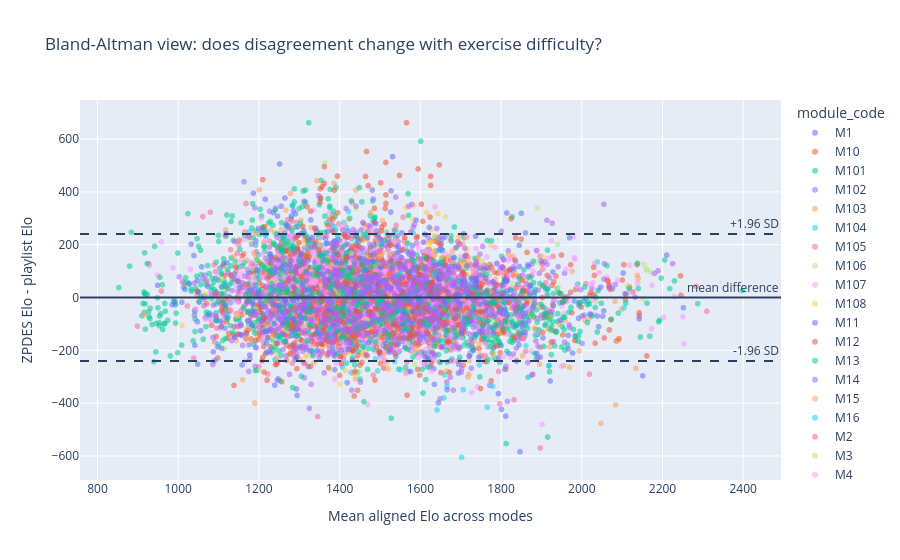

Write notebook code for a chart like this one.
### Code cell
mean_difference = plot_data['elo_difference_aligned'].mean()
sd_difference = plot_data['elo_difference_aligned'].std(ddof=1)
bland_altman = px.scatter(
    plot_data,
    x='elo_mean_aligned',
    y='elo_difference_aligned',
    color='module_code',
    opacity=0.55,
    hover_data=['exercise_id', 'min_mode_attempts'],
    labels={
        'elo_mean_aligned': 'Mean aligned Elo across modes',
        'elo_difference_aligned': 'ZPDES Elo - playlist Elo',
    },
    title='Bland-Altman view: does disagreement change with exercise difficulty?',
)
for value, label, dash in [
    (mean_difference, 'mean difference', 'solid'),
    (mean_difference + 1.96 * sd_difference, '+1.96 SD', 'dash'),
    (mean_difference - 1.96 * sd_difference, '-1.96 SD', 'dash'),
]:
    bland_altman.add_hline(y=value, line_dash=dash, annotation_text=label)
bland_altman.show()

### Figure 1 — Plotly figure (JSON) as saved in the notebook; plotly's stock layout.template omitted (floating-point values rounded to 4 significant figures; data arrays with more than 128 entries replaced by an {"elided": "..."} marker saying what was removed)
{"data": [{"customdata": {"elided": "208x2 mixed values"}, "hovertemplate": "module_code=M1<br>Mean aligned Elo across modes=%{x}<br>ZPDES Elo - playlist Elo=%{y}<br>exercise_id=%{customdata[0]}<br>min_mode_attempts=%{customdata[1]}<extra></extra>", "legendgroup": "M1", "marker": {"color": "#636efa", "opacity": 0.55, "symbol": "circle"}, "mode": "markers", "name": "M1", "showlegend": true, "type": "scattergl", "x": {"elided": "208 float values"}, "xaxis": "x", "y": {"elided": "208 float values"}, "yaxis": "y"}, {"customdata": {"elided": "281x2 mixed values"}, "hovertemplate": "module_code=M10<br>Mean aligned Elo across modes=%{x}<br>ZPDES Elo - playlist Elo=%{y}<br>exercise_id=%{customdata[0]}<br>min_mode_attempts=%{customdata[1]}<extra></extra>", "legendgroup": "M10", "marker": {"color": "#EF553B", "opacity": 0.55, "symbol": "circle"}, "mode": "markers", "name": "M10", "showlegend": true, "type": "scattergl", "x": {"elided": "281 float values"}, "xaxis": "x", "y": {"elided": "281 float values"}, "yaxis": "y"}, {"customdata": {"elided": "1062x2 mixed values"}, "hovertemplate": "module_code=M101<br>Mean aligned Elo across modes=%{x}<br>ZPDES Elo - playlist Elo=%{y}<br>exercise_id=%{customdata[0]}<br>min_mode_attempts=%{customdata[1]}<extra></extra>", "legendgroup": "M101", "marker": {"color": "#00cc96", "opacity": 0.55, "symbol": "circle"}, "mode": "markers", "name": "M101", "showlegend": true, "type": "scattergl", "x": {"elided": "1062 float values"}, "xaxis": "x", "y": {"elided": "1062 float values"}, "yaxis": "y"}, {"customdata": {"elided": "716x2 mixed values"}, "hovertemplate": "module_code=M102<br>Mean aligned Elo across modes=%{x}<br>ZPDES Elo - playlist Elo=%{y}<br>exercise_id=%{customdata[0]}<br>min_mode_attempts=%{customdata[1]}<extra></extra>", "legendgroup": "M102", "marker": {"color": "#ab63fa", "opacity": 0.55, "symbol": "circle"}, "mode": "markers", "name": "M102", "showlegend": true, "type": "scattergl", "x": {"elided": "716 float values"}, "xaxis": "x", "y": {"elided": "716 float values"}, "yaxis": "y"}, {"customdata": {"elided": "438x2 mixed values"}, "hovertemplate": "module_code=M103<br>Mean aligned Elo across modes=%{x}<br>ZPDES Elo - playlist Elo=%{y}<br>exercise_id=%{customdata[0]}<br>min_mode_attempts=%{customdata[1]}<extra></extra>", "legendgroup": "M103", "marker": {"color": "#FFA15A", "opacity": 0.55, "symbol": "circle"}, "mode": "markers", "name": "M103", "showlegend": true, "type": "scattergl", "x": {"elided": "438 float values"}, "xaxis": "x", "y": {"elided": "438 float values"}, "yaxis": "y"}, {"customdata": {"elided": "126x2 mixed values"}, "hovertemplate": "module_code=M104<br>Mean aligned Elo across modes=%{x}<br>ZPDES Elo - playlist Elo=%{y}<br>exercise_id=%{customdata[0]}<br>min_mode_attempts=%{customdata[1]}<extra></extra>", "legendgroup": "M104", "marker": {"color": "#19d3f3", "opacity": 0.55, "symbol": "circle"}, "mode": "markers", "name": "M104", "showlegend": true, "type": "scattergl", "x": [1551.0, 1344.0, 1631.0, 1613.0, 1262.0, 1407.0, 1355.0, 1289.0, 1287.0, 1301.0, 1339.0, 1420.0, 1350.0, 1284.0, 1555.0, 1374.0, 1382.0, 1445.0, 1325.0, 1312.0, 1217.0, 1366.0, 1389.0, 1428.0, 1269.0, 1447.0, 1666.0, 1660.0, 1354.0, 1334.0, 1274.0, 1217.0, 1440.0, 1386.0, 1327.0, 1278.0, 1282.0, 1177.0, 1611.0, 1412.0, 1323.0, 1536.0, 1427.0, 1383.0, 1453.0, 1231.0, 1480.0, 1300.0, 1328.0, 1918.0, 1537.0, 1494.0, 1517.0, 1608.0, 1322.0, 1511.0, 1533.0, 1612.0, 1366.0, 1299.0, 1317.0, 1491.0, 1448.0, 1383.0, 1418.0, 1409.0, 1605.0, 1426.0, 1358.0, 1729.0, 1658.0, 1539.0, 1582.0, 1650.0, 1657.0, 1344.0, 1603.0, 1616.0, 1616.0, 1595.0, 1240.0, 1489.0, 1618.0, 1631.0, 1614.0, 1746.0, 1647.0, 1508.0, 1635.0, 1706.0, 1638.0, 1641.0, 1862.0, 1682.0, 1605.0, 1702.0, 1615.0, 1482.0, 1779.0, 1623.0, 1685.0, 1678.0, 1546.0, 1502.0, 1441.0, 1587.0, 1410.0, 1577.0, 1548.0, 1586.0, 1564.0, 1660.0, 1606.0, 1422.0, 1502.0, 1542.0, 1807.0, 1450.0, 1666.0, 1576.0, 1652.0, 1541.0, 1766.0, 1578.0, 1626.0, 2039.0], "xaxis": "x", "y": [-273.4, 175.1, -1.583, -118.7, 76.94, -264.1, -91.1, 221.4, 115.8, 1.461, 122.4, -157.6, 131.3, 143.9, -67.03, 173.6, -191.4, 17.79, 186.3, 117.1, 248.1, 60.85, 106.2, -284.0, 111.6, 198.5, -335.3, -293.2, -84.21, 47.26, 217.6, 232.5, 110.9, 269.4, 9.85, 176.8, 348.6, 249.8, -54.74, -46.63, 38.37, -242.1, -145.8, -64.09, 160.9, 132.5, -173.8, 137.6, 89.23, -259.3, 76.73, -277.6, 247.5, 96.91, 184.4, -132.0, 239.1, 32.16, 206.2, 145.5, 235.3, -5.795, -116.9, 87.33, -165.8, -6.542, -33.86, -50.5, 228.6, 60.9, -380.3, 255.0, 245.1, 179.7, -95.5, 105.7, -215.7, -138.9, 20.97, -43.0, 41.2, -232.2, -150.0, -55.48, 32.64, -255.3, 79.68, -177.2, -221.8, -348.9, -159.1, -425.8, -182.7, -145.9, -59.5, -604.9, 49.56, 290.1, -335.7, 62.45, -12.64, -231.9, 161.2, 215.0, 239.4, 87.33, 284.1, 146.2, 52.98, 18.16, 186.8, -39.89, -146.8, 325.6, 219.1, 138.4, -128.9, 141.4, -167.8, -138.2, -165.0, -63.96, -415.7, -102.2, -205.0, 134.9], "yaxis": "y"}, {"customdata": {"elided": "425x2 mixed values"}, "hovertemplate": "module_code=M105<br>Mean aligned Elo across modes=%{x}<br>ZPDES Elo - playlist Elo=%{y}<br>exercise_id=%{customdata[0]}<br>min_mode_attempts=%{customdata[1]}<extra></extra>", "legendgroup": "M105", "marker": {"color": "#FF6692", "opacity": 0.55, "symbol": "circle"}, "mode": "markers", "name": "M105", "showlegend": true, "type": "scattergl", "x": {"elided": "425 float values"}, "xaxis": "x", "y": {"elided": "425 float values"}, "yaxis": "y"}, {"customdata": {"elided": "96x2 mixed values"}, "hovertemplate": "module_code=M106<br>Mean aligned Elo across modes=%{x}<br>ZPDES Elo - playlist Elo=%{y}<br>exercise_id=%{customdata[0]}<br>min_mode_attempts=%{customdata[1]}<extra></extra>", "legendgroup": "M106", "marker": {"color": "#B6E880", "opacity": 0.55, "symbol": "circle"}, "mode": "markers", "name": "M106", "showlegend": true, "type": "scattergl", "x": [1571.0, 1776.0, 1486.0, 1411.0, 1478.0, 1414.0, 1448.0, 1422.0, 1444.0, 1516.0, 1549.0, 1443.0, 1454.0, 1601.0, 1432.0, 1585.0, 1576.0, 1405.0, 1368.0, 1485.0, 1434.0, 1786.0, 1582.0, 1363.0, 1878.0, 1727.0, 1850.0, 1942.0, 1886.0, 1712.0, 1784.0, 2037.0, 1890.0, 1754.0, 1644.0, 1940.0, 1675.0, 1865.0, 1563.0, 1449.0, 1472.0, 1528.0, 1523.0, 1423.0, 1767.0, 1688.0, 1282.0, 1441.0, 1200.0, 1460.0, 1192.0, 1334.0, 1314.0, 1207.0, 1303.0, 1183.0, 1292.0, 1291.0, 1225.0, 1204.0, 1288.0, 1243.0, 1318.0, 1275.0, 1177.0, 1376.0, 1199.0, 1256.0, 1170.0, 1281.0, 1263.0, 1213.0, 1244.0, 1627.0, 1726.0, 1600.0, 1543.0, 1602.0, 1664.0, 1650.0, 1687.0, 1648.0, 1786.0, 1464.0, 1288.0, 1258.0, 1609.0, 1586.0, 1515.0, 1506.0, 1582.0, 1259.0, 1612.0, 1514.0, 1534.0, 1481.0], "xaxis": "x", "y": [-66.63, -86.49, -96.45, -118.3, -94.91, -113.0, -281.8, -96.65, -36.43, -38.22, 27.94, -290.7, -17.0, -143.2, -186.6, -203.5, -118.0, 156.3, 74.25, -50.91, 185.9, -224.6, -59.91, 510.0, -15.36, 19.77, 68.48, 38.78, 133.7, 113.1, -44.36, -13.36, 339.7, 139.0, 83.54, 201.7, -91.96, 68.39, -48.71, 78.47, 104.0, 214.6, 72.15, -196.1, -12.28, -83.88, -94.55, 337.4, -276.0, 137.9, 1.666, 93.47, 8.835, 25.45, 71.88, 85.02, 29.06, 23.84, -10.54, 127.6, 126.4, 61.63, -3.063, 208.7, 216.1, -272.1, 138.5, -28.98, 97.27, -45.27, 138.2, -119.2, -209.8, -149.8, -61.11, 25.28, 110.8, -28.22, -86.86, -47.76, -112.1, 60.27, -150.6, -29.74, 56.72, -134.0, 113.8, -253.2, 102.0, 6.976, -210.8, 247.6, -3.136, -80.08, 17.81, -64.24], "yaxis": "y"}, {"customdata": {"elided": "463x2 mixed values"}, "hovertemplate": "module_code=M107<br>Mean aligned Elo across modes=%{x}<br>ZPDES Elo - playlist Elo=%{y}<br>exercise_id=%{customdata[0]}<br>min_mode_attempts=%{customdata[1]}<extra></extra>", "legendgroup": "M107", "marker": {"color": "#FF97FF", "opacity": 0.55, "symbol": "circle"}, "mode": "markers", "name": "M107", "showlegend": true, "type": "scattergl", "x": {"elided": "463 float values"}, "xaxis": "x", "y": {"elided": "463 float values"}, "yaxis": "y"}, {"customdata": {"elided": "132x2 mixed values"}, "hovertemplate": "module_code=M108<br>Mean aligned Elo across modes=%{x}<br>ZPDES Elo - playlist Elo=%{y}<br>exercise_id=%{customdata[0]}<br>min_mode_attempts=%{customdata[1]}<extra></extra>", "legendgroup": "M108", "marker": {"color": "#FECB52", "opacity": 0.55, "symbol": "circle"}, "mode": "markers", "name": "M108", "showlegend": true, "type": "scattergl", "x": {"elided": "132 float values"}, "xaxis": "x", "y": {"elided": "132 float values"}, "yaxis": "y"}, {"customdata": {"elided": "96x2 mixed values"}, "hovertemplate": "module_code=M11<br>Mean aligned Elo across modes=%{x}<br>ZPDES Elo - playlist Elo=%{y}<br>exercise_id=%{customdata[0]}<br>min_mode_attempts=%{customdata[1]}<extra></extra>", "legendgroup": "M11", "marker": {"color": "#636efa", "opacity": 0.55, "symbol": "circle"}, "mode": "markers", "name": "M11", "showlegend": true, "type": "scattergl", "x": [1199.0, 1280.0, 1338.0, 1596.0, 1443.0, 1519.0, 1295.0, 1609.0, 1665.0, 1346.0, 1514.0, 1992.0, 1666.0, 1404.0, 1288.0, 1453.0, 1453.0, 1241.0, 1541.0, 1329.0, 1470.0, 1297.0, 1565.0, 1762.0, 1597.0, 1301.0, 1388.0, 1516.0, 1398.0, 1441.0, 1347.0, 1635.0, 1469.0, 1537.0, 1707.0, 1433.0, 1554.0, 1598.0, 1580.0, 1567.0, 1391.0, 1596.0, 1426.0, 1477.0, 1505.0, 1498.0, 1243.0, 1544.0, 1386.0, 1531.0, 1572.0, 1599.0, 1599.0, 1219.0, 1710.0, 1548.0, 1665.0, 1580.0, 1745.0, 1758.0, 1552.0, 1599.0, 1676.0, 1627.0, 1539.0, 1380.0, 1342.0, 1821.0, 1480.0, 1391.0, 1517.0, 1338.0, 1494.0, 1429.0, 1821.0, 1491.0, 1593.0, 1301.0, 1348.0, 1419.0, 1874.0, 1436.0, 1572.0, 1473.0, 1485.0, 1386.0, 1388.0, 1475.0, 1573.0, 1445.0, 1540.0, 1476.0, 1418.0, 1452.0, 1584.0, 1343.0], "xaxis": "x", "y": [8.311, -181.2, 21.6, -66.09, -122.1, -48.2, -370.9, -150.6, -93.26, -116.1, -174.0, -78.51, -146.5, -10.01, 21.38, 34.16, 53.68, 26.66, 143.4, 294.2, -138.0, 134.2, -122.9, -37.38, -2.079, -184.5, -215.0, 4.478, 129.8, 48.46, -69.14, 28.08, 226.5, 30.92, 241.6, 88.14, 179.3, -142.2, 98.19, 174.1, 123.7, -38.1, 179.1, 169.4, -16.61, 222.2, -123.7, -11.5, -96.27, -129.3, -133.9, -97.47, -56.02, -207.2, 65.79, 8.032, 34.38, -53.39, 36.6, 103.0, 73.0, 17.39, 41.85, -25.17, -36.36, 37.04, -46.66, -19.34, -38.67, -158.4, -107.3, -109.8, -92.78, -18.02, 103.2, -120.5, 90.43, -119.7, 48.98, -322.3, 46.97, 187.2, 52.93, 93.14, 197.9, 20.4, 214.9, 135.5, 15.36, 224.4, 5.797, 79.37, 59.7, 8.49, -83.86, 47.72], "yaxis": "y"}, {"customdata": {"elided": "309x2 mixed values"}, "hovertemplate": "module_code=M12<br>Mean aligned Elo across modes=%{x}<br>ZPDES Elo - playlist Elo=%{y}<br>exercise_id=%{customdata[0]}<br>min_mode_attempts=%{customdata[1]}<extra></extra>", "legendgroup": "M12", "marker": {"color": "#EF553B", "opacity": 0.55, "symbol": "circle"}, "mode": "markers", "name": "M12", "showlegend": true, "type": "scattergl", "x": {"elided": "309 float values"}, "xaxis": "x", "y": {"elided": "309 float values"}, "yaxis": "y"}, {"customdata": {"elided": "147x2 mixed values"}, "hovertemplate": "module_code=M13<br>Mean aligned Elo across modes=%{x}<br>ZPDES Elo - playlist Elo=%{y}<br>exercise_id=%{customdata[0]}<br>min_mode_attempts=%{customdata[1]}<extra></extra>", "legendgroup": "M13", "marker": {"color": "#00cc96", "opacity": 0.55, "symbol": "circle"}, "mode": "markers", "name": "M13", "showlegend": true, "type": "scattergl", "x": {"elided": "147 float values"}, "xaxis": "x", "y": {"elided": "147 float values"}, "yaxis": "y"}, {"customdata": {"elided": "207x2 mixed values"}, "hovertemplate": "module_code=M14<br>Mean aligned Elo across modes=%{x}<br>ZPDES Elo - playlist Elo=%{y}<br>exercise_id=%{customdata[0]}<br>min_mode_attempts=%{customdata[1]}<extra></extra>", "legendgroup": "M14", "marker": {"color": "#ab63fa", "opacity": 0.55, "symbol": "circle"}, "mode": "markers", "name": "M14", "showlegend": true, "type": "scattergl", "x": {"elided": "207 float values"}, "xaxis": "x", "y": {"elided": "207 float values"}, "yaxis": "y"}, {"customdata": {"elided": "277x2 mixed values"}, "hovertemplate": "module_code=M15<br>Mean aligned Elo across modes=%{x}<br>ZPDES Elo - playlist Elo=%{y}<br>exercise_id=%{customdata[0]}<br>min_mode_attempts=%{customdata[1]}<extra></extra>", "legendgroup": "M15", "marker": {"color": "#FFA15A", "opacity": 0.55, "symbol": "circle"}, "mode": "markers", "name": "M15", "showlegend": true, "type": "scattergl", "x": {"elided": "277 float values"}, "xaxis": "x", "y": {"elided": "277 float values"}, "yaxis": "y"}, {"customdata": [["0008fcc3-42bc-4097-ae85-7eb05a526b88", 41], ["05818f71-bb0a-4b63-a6bf-80c33141b8ee", 37], ["1751b0a0-98b8-4acc-9b5d-76cfc23862f2", 35], ["32642cc5-5040-48a4-ac97-5efe1196d763", 34], ["330ffc0f-b77f-4e81-8b07-187cde27b062", 34], ["36780dda-4dc0-43f3-b4c6-184a3a4aade0", 35], ["4178ac8f-7493-45c7-afe5-391e48e93620", 39], ["5fe1464f-c6ae-4e21-8ffe-3988b4886788", 38], ["61826b20-747b-4682-bd23-8d44c238bac0", 37], ["6d2593d1-973c-4387-9b4a-b6d628d8b952", 35], ["6e427dc1-36bf-4fbb-8499-eff53a15e7f3", 37], ["77913a3b-e725-487b-9b6c-003350568fbb", 33], ["794707ba-be2c-46cb-a0c6-4237bfb9e8ef", 35], ["84b82c54-8e21-41c4-b7da-991ad8966fa8", 34], ["8e5d23bf-36ca-403a-b87c-7dfaf70fc779", 34], ["93bdd814-c787-4823-98e0-10803b8e33b8", 41], ["a17eaeff-7a60-440c-839a-0071fa2cf35c", 34], ["a32892e2-d865-4876-9333-e3b851eb3690", 34], ["aad06fc4-15e3-4a27-b57a-98cf666619be", 33], ["bff8eb41-f05d-4675-9334-fc45c27e032c", 36], ["c6c501ce-eb36-403a-9b58-e5db5230b778", 35], ["d07588ff-4d87-49d8-8310-dcec0057b28b", 37], ["d52f239a-28a1-49f2-8c95-43d71ab5d508", 34], ["e7a58bdb-30c0-4d35-9e6b-9f66a6e519c0", 34], ["ea24c8a9-458f-4e86-ad11-32db52b8bc7c", 34], ["f43ffe39-533e-40d6-8ebb-af21de3f1171", 33], ["f544be90-26ce-4b79-bf57-54db8083808f", 34], ["f5fd89d6-9f7b-4d34-9dc9-3302313af574", 34], ["04802df5-036f-403f-af2b-5245c40d5f0f", 43], ["1791551a-db11-400d-a9f6-f6f81b472fcd", 42], ["1b5215ec-0019-4b82-a161-aeb7443a085a", 42], ["325f05fe-18f3-456e-8044-876e263a0060", 42], ["3d79dda0-b5f4-4a23-8a85-a780349e68aa", 42], ["44b7be30-9cda-4be3-84f6-8373b18802c0", 43], ["535573c5-a72f-43cf-8d3f-742bd2a74e67", 43], ["81896737-bb7f-4977-81a9-be47887eba08", 42], ["b8798096-c1ca-468e-a3c9-a9d711b3ee95", 43], ["de55cc16-4e52-4acc-ac99-275c4cb7cd7a", 42], ["8933cec8-9e10-46c9-9e70-02832ff18bd7", 30], ["d26da305-68d0-4985-9126-757043b2a50e", 31]], "hovertemplate": "module_code=M16<br>Mean aligned Elo across modes=%{x}<br>ZPDES Elo - playlist Elo=%{y}<br>exercise_id=%{customdata[0]}<br>min_mode_attempts=%{customdata[1]}<extra></extra>", "legendgroup": "M16", "marker": {"color": "#19d3f3", "opacity": 0.55, "symbol": "circle"}, "mode": "markers", "name": "M16", "showlegend": true, "type": "scattergl", "x": [1736.0, 1517.0, 1334.0, 1451.0, 1708.0, 1396.0, 1328.0, 1417.0, 1457.0, 1432.0, 1443.0, 1421.0, 1431.0, 1322.0, 1553.0, 1495.0, 1483.0, 1456.0, 1467.0, 1462.0, 1410.0, 1427.0, 1479.0, 1414.0, 1415.0, 1554.0, 1659.0, 1428.0, 1411.0, 1531.0, 1677.0, 1635.0, 1597.0, 1537.0, 1751.0, 2105.0, 1263.0, 1684.0, 1354.0, 1356.0], "xaxis": "x", "y": [-142.0, -192.6, -140.5, 75.75, -180.4, -17.88, -103.4, 53.38, -19.89, 55.43, -47.77, -3.024, 53.05, 21.81, 11.74, -144.1, -9.29, -63.85, -61.49, -18.21, 10.88, 64.99, 130.8, 2.21, 4.006, 111.0, -165.3, 30.04, -3.179, 129.8, 212.4, 17.33, -6.012, 81.53, 85.24, -38.93, -60.27, 64.54, 93.83, 108.4], "yaxis": "y"}, {"customdata": {"elided": "147x2 mixed values"}, "hovertemplate": "module_code=M2<br>Mean aligned Elo across modes=%{x}<br>ZPDES Elo - playlist Elo=%{y}<br>exercise_id=%{customdata[0]}<br>min_mode_attempts=%{customdata[1]}<extra></extra>", "legendgroup": "M2", "marker": {"color": "#FF6692", "opacity": 0.55, "symbol": "circle"}, "mode": "markers", "name": "M2", "showlegend": true, "type": "scattergl", "x": {"elided": "147 float values"}, "xaxis": "x", "y": {"elided": "147 float values"}, "yaxis": "y"}, {"customdata": {"elided": "68x2 mixed values"}, "hovertemplate": "module_code=M3<br>Mean aligned Elo across modes=%{x}<br>ZPDES Elo - playlist Elo=%{y}<br>exercise_id=%{customdata[0]}<br>min_mode_attempts=%{customdata[1]}<extra></extra>", "legendgroup": "M3", "marker": {"color": "#B6E880", "opacity": 0.55, "symbol": "circle"}, "mode": "markers", "name": "M3", "showlegend": true, "type": "scattergl", "x": [1277.0, 1460.0, 1297.0, 1215.0, 1192.0, 1561.0, 1430.0, 1446.0, 1447.0, 1452.0, 1524.0, 1191.0, 1270.0, 1349.0, 1340.0, 1683.0, 1879.0, 1700.0, 1849.0, 1767.0, 1872.0, 1771.0, 1586.0, 1662.0, 1619.0, 1769.0, 1697.0, 2160.0, 2113.0, 2161.0, 2152.0, 2154.0, 2171.0, 1220.0, 1457.0, 1284.0, 1480.0, 1173.0, 1283.0, 1257.0, 1195.0, 1115.0, 1519.0, 1429.0, 1184.0, 1382.0, 1117.0, 1164.0, 1447.0, 1623.0, 1438.0, 1386.0, 1414.0, 1589.0, 1305.0, 1395.0, 1426.0, 1254.0, 1330.0, 1438.0, 1248.0, 1397.0, 1830.0, 1341.0, 1608.0, 1312.0, 1501.0, 1238.0], "xaxis": "x", "y": [-22.54, 61.06, 72.25, -25.95, -42.15, 41.97, 167.5, 40.39, -123.2, 27.46, 58.57, -99.37, -11.19, 198.7, 15.37, 1.678, -35.34, -5.479, -24.99, 94.12, -11.02, -178.4, -106.7, -177.8, -152.1, -129.4, -69.5, 107.4, 44.07, 103.6, -4.712, 125.4, 95.3, 113.1, 93.04, 5.862, 123.6, -181.0, 53.76, 39.6, -59.19, -194.0, 111.6, 2.341, 109.6, -6.267, 107.6, 49.95, 8.549, 67.89, -56.28, 23.79, 46.97, 6.283, 17.36, 17.06, -74.13, -141.5, -17.16, 143.3, -63.5, -112.6, 54.14, -50.66, -48.66, -110.2, 59.24, -174.5], "yaxis": "y"}, {"customdata": {"elided": "593x2 mixed values"}, "hovertemplate": "module_code=M4<br>Mean aligned Elo across modes=%{x}<br>ZPDES Elo - playlist Elo=%{y}<br>exercise_id=%{customdata[0]}<br>min_mode_attempts=%{customdata[1]}<extra></extra>", "legendgroup": "M4", "marker": {"color": "#FF97FF", "opacity": 0.55, "symbol": "circle"}, "mode": "markers", "name": "M4", "showlegend": true, "type": "scattergl", "x": {"elided": "593 float values"}, "xaxis": "x", "y": {"elided": "593 float values"}, "yaxis": "y"}, {"customdata": [["0a69f6fe-c61c-4afb-8a7d-365ac033bd2b", 145], ["1f7eb904-4691-4dc0-bf90-af516e3f7413", 138], ["682dca6a-987b-4b18-84f0-895f8aed9b1a", 134], ["6c3a6c6b-c737-41e0-bbe0-9443aac6cf3a", 152], ["703c38a7-7b6e-4b58-8e12-7c29e97f42f6", 137], ["d2142a6d-40cc-4b22-ba4e-221ecb086fce", 135], ["d6743ab8-bef3-4bae-a2ac-68718c2c7b6d", 142], ["15c5f426-9137-43f8-9452-956bd12f81d0", 75], ["809f8347-56c7-4114-ae19-37e782f351f8", 98], ["94ca316c-9b0e-40f2-8cc8-9b1e1f7a1f94", 125], ["b81317e6-1c93-45f8-bf95-53a087d4c639", 92], ["c6847019-3825-4c00-bd5c-7edfece2dce9", 91], ["d3404cc5-4c4f-42a3-bb7f-4fb333e888d9", 70], ["ec15b57b-c1f1-4b6e-a2e4-525f079efc4b", 112], ["9679b7dd-1c0d-4ae4-912f-5153e62dcda8", 122], ["f394434e-bc06-4a2a-8301-d79a9ab71b7f", 379], ["03fbc303-9057-4446-8111-2666c19bd4c8", 382], ["1ec14c05-1a09-4504-907a-831a186cb587", 286], ["258cc7cf-e43c-4709-8b5f-a78eb97221c0", 282], ["3fe1d9cf-db60-4f5c-8704-56cd43888d19", 348], ["69c1ab6e-1c95-41fe-9161-eaebf4028d7c", 276], ["c43a3a9a-a5fe-43f6-9841-337eff9c9397", 322], ["e7a883b0-1f5f-40bc-b1ac-c4e639a69d34", 396]], "hovertemplate": "module_code=M5<br>Mean aligned Elo across modes=%{x}<br>ZPDES Elo - playlist Elo=%{y}<br>exercise_id=%{customdata[0]}<br>min_mode_attempts=%{customdata[1]}<extra></extra>", "legendgroup": "M5", "marker": {"color": "#FECB52", "opacity": 0.55, "symbol": "circle"}, "mode": "markers", "name": "M5", "showlegend": true, "type": "scattergl", "x": [1907.0, 1868.0, 1929.0, 1467.0, 1443.0, 1896.0, 1651.0, 1486.0, 1634.0, 1391.0, 1903.0, 1426.0, 1739.0, 1387.0, 1067.0, 1653.0, 1010.0, 1395.0, 1408.0, 1232.0, 1146.0, 1356.0, 1107.0], "xaxis": "x", "y": [-57.73, -71.01, -30.47, -86.32, -83.09, -71.88, 59.12, 5.606, 9.575, -31.92, 154.9, -31.81, -29.32, -72.92, 12.21, 153.6, -106.2, 86.97, 87.33, 61.23, -70.12, 41.55, 70.75], "yaxis": "y"}, {"customdata": {"elided": "641x2 mixed values"}, "hovertemplate": "module_code=M6<br>Mean aligned Elo across modes=%{x}<br>ZPDES Elo - playlist Elo=%{y}<br>exercise_id=%{customdata[0]}<br>min_mode_attempts=%{customdata[1]}<extra></extra>", "legendgroup": "M6", "marker": {"color": "#636efa", "opacity": 0.55, "symbol": "circle"}, "mode": "markers", "name": "M6", "showlegend": true, "type": "scattergl", "x": {"elided": "641 float values"}, "xaxis": "x", "y": {"elided": "641 float values"}, "yaxis": "y"}, {"customdata": {"elided": "490x2 mixed values"}, "hovertemplate": "module_code=M7<br>Mean aligned Elo across modes=%{x}<br>ZPDES Elo - playlist Elo=%{y}<br>exercise_id=%{customdata[0]}<br>min_mode_attempts=%{customdata[1]}<extra></extra>", "legendgroup": "M7", "marker": {"color": "#EF553B", "opacity": 0.55, "symbol": "circle"}, "mode": "markers", "name": "M7", "showlegend": true, "type": "scattergl", "x": {"elided": "490 float values"}, "xaxis": "x", "y": {"elided": "490 float values"}, "yaxis": "y"}, {"customdata": {"elided": "493x2 mixed values"}, "hovertemplate": "module_code=M8<br>Mean aligned Elo across modes=%{x}<br>ZPDES Elo - playlist Elo=%{y}<br>exercise_id=%{customdata[0]}<br>min_mode_attempts=%{customdata[1]}<extra></extra>", "legendgroup": "M8", "marker": {"color": "#00cc96", "opacity": 0.55, "symbol": "circle"}, "mode": "markers", "name": "M8", "showlegend": true, "type": "scattergl", "x": {"elided": "493 float values"}, "xaxis": "x", "y": {"elided": "493 float values"}, "yaxis": "y"}, {"customdata": {"elided": "500x2 mixed values"}, "hovertemplate": "module_code=M9<br>Mean aligned Elo across modes=%{x}<br>ZPDES Elo - playlist Elo=%{y}<br>exercise_id=%{customdata[0]}<br>min_mode_attempts=%{customdata[1]}<extra></extra>", "legendgroup": "M9", "marker": {"color": "#ab63fa", "opacity": 0.55, "symbol": "circle"}, "mode": "markers", "name": "M9", "showlegend": true, "type": "scattergl", "x": {"elided": "500 float values"}, "xaxis": "x", "y": {"elided": "500 float values"}, "yaxis": "y"}], "layout": {"annotations": [{"showarrow": false, "text": "mean difference", "x": 1, "xanchor": "right", "xref": "x domain", "y": -2.163e-14, "yanchor": "bottom", "yref": "y"}, {"showarrow": false, "text": "+1.96 SD", "x": 1, "xanchor": "right", "xref": "x domain", "y": 240.6, "yanchor": "bottom", "yref": "y"}, {"showarrow": false, "text": "-1.96 SD", "x": 1, "xanchor": "right", "xref": "x domain", "y": -240.6, "yanchor": "bottom", "yref": "y"}], "legend": {"title": {"text": "module_code"}, "tracegroupgap": 0}, "shapes": [{"line": {"dash": "solid"}, "type": "line", "x0": 0, "x1": 1, "xref": "x domain", "y0": -2.163e-14, "y1": -2.163e-14, "yref": "y"}, {"line": {"dash": "dash"}, "type": "line", "x0": 0, "x1": 1, "xref": "x domain", "y0": 240.6, "y1": 240.6, "yref": "y"}, {"line": {"dash": "dash"}, "type": "line", "x0": 0, "x1": 1, "xref": "x domain", "y0": -240.6, "y1": -240.6, "yref": "y"}], "title": {"text": "Bland-Altman view: does disagreement change with exercise difficulty?"}, "xaxis": {"anchor": "y", "domain": [0, 1], "title": {"text": "Mean aligned Elo across modes"}}, "yaxis": {"anchor": "x", "domain": [0, 1], "title": {"text": "ZPDES Elo - playlist Elo"}}}}
